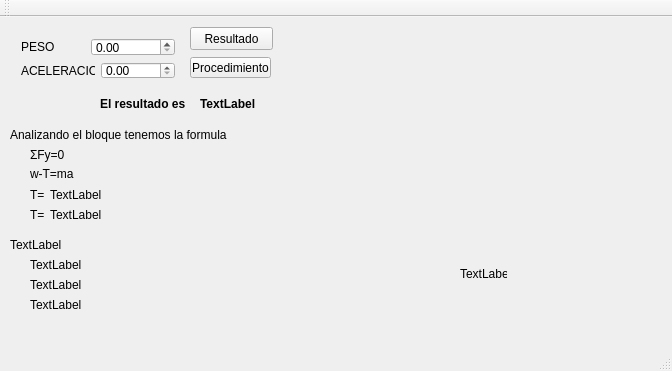
<?xml version="1.0" encoding="UTF-8"?>
<ui version="4.0">
 <class>MainWindow</class>
 <widget class="QMainWindow" name="MainWindow">
  <property name="geometry">
   <rect>
    <x>0</x>
    <y>0</y>
    <width>672</width>
    <height>371</height>
   </rect>
  </property>
  <property name="windowTitle">
   <string>MainWindow</string>
  </property>
  <widget class="QWidget" name="centralWidget">
   <widget class="QPushButton" name="re">
    <property name="geometry">
     <rect>
      <x>190</x>
      <y>10</y>
      <width>83</width>
      <height>23</height>
     </rect>
    </property>
    <property name="text">
     <string>Resultado</string>
    </property>
   </widget>
   <widget class="QLabel" name="label_5">
    <property name="geometry">
     <rect>
      <x>10</x>
      <y>110</y>
      <width>221</width>
      <height>16</height>
     </rect>
    </property>
    <property name="text">
     <string>Analizando el bloque tenemos la formula</string>
    </property>
   </widget>
   <widget class="QLabel" name="label_6">
    <property name="geometry">
     <rect>
      <x>30</x>
      <y>130</y>
      <width>121</width>
      <height>16</height>
     </rect>
    </property>
    <property name="text">
     <string>ΣFy=0</string>
    </property>
   </widget>
   <widget class="QLabel" name="label_7">
    <property name="geometry">
     <rect>
      <x>30</x>
      <y>150</y>
      <width>47</width>
      <height>13</height>
     </rect>
    </property>
    <property name="text">
     <string>w-T=ma</string>
    </property>
   </widget>
   <widget class="QLabel" name="label_8">
    <property name="geometry">
     <rect>
      <x>30</x>
      <y>170</y>
      <width>21</width>
      <height>16</height>
     </rect>
    </property>
    <property name="text">
     <string>T=</string>
    </property>
   </widget>
   <widget class="QLabel" name="inf1">
    <property name="geometry">
     <rect>
      <x>50</x>
      <y>170</y>
      <width>341</width>
      <height>16</height>
     </rect>
    </property>
    <property name="text">
     <string>TextLabel</string>
    </property>
   </widget>
   <widget class="QLabel" name="label_9">
    <property name="geometry">
     <rect>
      <x>30</x>
      <y>190</y>
      <width>21</width>
      <height>16</height>
     </rect>
    </property>
    <property name="text">
     <string>T=</string>
    </property>
    <property name="scaledContents">
     <bool>false</bool>
    </property>
   </widget>
   <widget class="QLabel" name="inf2">
    <property name="geometry">
     <rect>
      <x>50</x>
      <y>190</y>
      <width>341</width>
      <height>16</height>
     </rect>
    </property>
    <property name="text">
     <string>TextLabel</string>
    </property>
   </widget>
   <widget class="QLabel" name="label_10">
    <property name="geometry">
     <rect>
      <x>10</x>
      <y>230</y>
      <width>47</width>
      <height>13</height>
     </rect>
    </property>
    <property name="text">
     <string/>
    </property>
   </widget>
   <widget class="QLabel" name="inf3">
    <property name="geometry">
     <rect>
      <x>10</x>
      <y>220</y>
      <width>311</width>
      <height>16</height>
     </rect>
    </property>
    <property name="text">
     <string>TextLabel</string>
    </property>
   </widget>
   <widget class="QLabel" name="inf4">
    <property name="geometry">
     <rect>
      <x>30</x>
      <y>240</y>
      <width>321</width>
      <height>16</height>
     </rect>
    </property>
    <property name="text">
     <string>TextLabel</string>
    </property>
   </widget>
   <widget class="QLabel" name="inf5">
    <property name="geometry">
     <rect>
      <x>30</x>
      <y>260</y>
      <width>351</width>
      <height>16</height>
     </rect>
    </property>
    <property name="text">
     <string>TextLabel</string>
    </property>
   </widget>
   <widget class="QLabel" name="inf6">
    <property name="geometry">
     <rect>
      <x>30</x>
      <y>280</y>
      <width>411</width>
      <height>16</height>
     </rect>
    </property>
    <property name="text">
     <string>TextLabel</string>
    </property>
   </widget>
   <widget class="QLabel" name="s">
    <property name="geometry">
     <rect>
      <x>100</x>
      <y>80</y>
      <width>85</width>
      <height>13</height>
     </rect>
    </property>
    <property name="font">
     <font>
      <weight>75</weight>
      <bold>true</bold>
     </font>
    </property>
    <property name="text">
     <string>El resultado es:</string>
    </property>
   </widget>
   <widget class="QLabel" name="resultado">
    <property name="geometry">
     <rect>
      <x>200</x>
      <y>80</y>
      <width>147</width>
      <height>13</height>
     </rect>
    </property>
    <property name="font">
     <font>
      <weight>75</weight>
      <bold>true</bold>
     </font>
    </property>
    <property name="text">
     <string>TextLabel</string>
    </property>
   </widget>
   <widget class="QPushButton" name="pushButton">
    <property name="geometry">
     <rect>
      <x>190</x>
      <y>40</y>
      <width>81</width>
      <height>21</height>
     </rect>
    </property>
    <property name="text">
     <string>Procedimiento</string>
    </property>
   </widget>
   <widget class="QLabel" name="label_4">
    <property name="geometry">
     <rect>
      <x>360</x>
      <y>40</y>
      <width>251</width>
      <height>251</height>
     </rect>
    </property>
    <property name="text">
     <string/>
    </property>
    <property name="pixmap">
     <pixmap resource="imagen.qrc">:/new/prefix1/Boceto (2).png</pixmap>
    </property>
    <property name="scaledContents">
     <bool>true</bool>
    </property>
   </widget>
   <widget class="QLabel" name="label_11">
    <property name="geometry">
     <rect>
      <x>460</x>
      <y>250</y>
      <width>47</width>
      <height>13</height>
     </rect>
    </property>
    <property name="text">
     <string>TextLabel</string>
    </property>
   </widget>
   <widget class="QWidget" name="">
    <property name="geometry">
     <rect>
      <x>10</x>
      <y>10</y>
      <width>176</width>
      <height>83</height>
     </rect>
    </property>
    <layout class="QVBoxLayout" name="verticalLayout">
     <item>
      <layout class="QHBoxLayout" name="horizontalLayout_2">
       <item>
        <widget class="QLabel" name="label_2">
         <property name="text">
          <string>PESO</string>
         </property>
        </widget>
       </item>
       <item>
        <widget class="QDoubleSpinBox" name="pe">
         <property name="maximum">
          <double>999999999.990000009536743</double>
         </property>
        </widget>
       </item>
      </layout>
     </item>
     <item>
      <layout class="QHBoxLayout" name="horizontalLayout">
       <item>
        <widget class="QLabel" name="label_3">
         <property name="text">
          <string>ACELERACION</string>
         </property>
        </widget>
       </item>
       <item>
        <widget class="QDoubleSpinBox" name="ac">
         <property name="maximum">
          <double>999999999.990000009536743</double>
         </property>
        </widget>
       </item>
      </layout>
     </item>
     <item>
      <layout class="QHBoxLayout" name="horizontalLayout_3">
       <item>
        <widget class="QLabel" name="label">
         <property name="text">
          <string/>
         </property>
        </widget>
       </item>
      </layout>
     </item>
    </layout>
   </widget>
   <zorder>re</zorder>
   <zorder>label</zorder>
   <zorder>label_2</zorder>
   <zorder>label_3</zorder>
   <zorder>pe</zorder>
   <zorder>ac</zorder>
   <zorder>s</zorder>
   <zorder>resultado</zorder>
   <zorder>label_5</zorder>
   <zorder>label_6</zorder>
   <zorder>label_7</zorder>
   <zorder>label_8</zorder>
   <zorder>inf1</zorder>
   <zorder>label_9</zorder>
   <zorder>inf2</zorder>
   <zorder>label_10</zorder>
   <zorder>inf3</zorder>
   <zorder>inf4</zorder>
   <zorder>inf5</zorder>
   <zorder>inf6</zorder>
   <zorder>re</zorder>
   <zorder>s</zorder>
   <zorder>resultado</zorder>
   <zorder>s</zorder>
   <zorder>resultado</zorder>
   <zorder>s</zorder>
   <zorder>resultado</zorder>
   <zorder>pushButton</zorder>
   <zorder>label_4</zorder>
   <zorder>label_11</zorder>
  </widget>
  <widget class="QMenuBar" name="menuBar">
   <property name="geometry">
    <rect>
     <x>0</x>
     <y>0</y>
     <width>672</width>
     <height>21</height>
    </rect>
   </property>
  </widget>
  <widget class="QToolBar" name="mainToolBar">
   <attribute name="toolBarArea">
    <enum>TopToolBarArea</enum>
   </attribute>
   <attribute name="toolBarBreak">
    <bool>false</bool>
   </attribute>
  </widget>
  <widget class="QStatusBar" name="statusBar"/>
 </widget>
 <layoutdefault spacing="6" margin="11"/>
 <resources>
  <include location="imagen.qrc"/>
 </resources>
 <connections/>
</ui>
